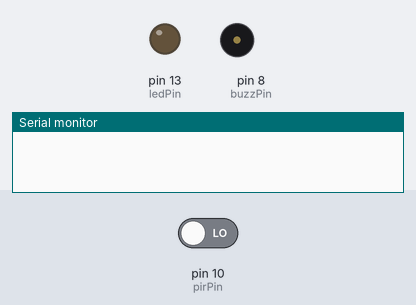
This sketch was run on a simulated Arduino Uno, built with avr-gcc and run on an emulated ATmega328P. Parts: output pins drawn as LEDs (lit = HIGH), buzzer (waves = sounding), the last lines printed to the serial monitor. The test bench sets the inputs (shaded band); at power-on: pin 10 (pirPin) LOW.

Above: at 1.2 s.
1.3 s: pin 10 (pirPin) driven HIGH
At 1.8 s:
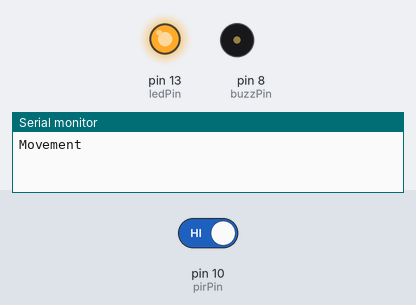
Timing chart, 0 to 4.3 s (numbered marks = the images above; inputs shaded):
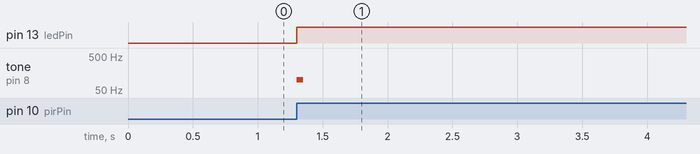

The sketch:

Proximity.ino
```cpp
const byte pirPin = 10;
const byte ledPin = 13; // onboard LED
const byte buzzPin = 8;

void setup() {
  pinMode(pirPin,INPUT_PULLUP);
  pinMode(ledPin,OUTPUT);
  pinMode(buzzPin, OUTPUT);
  Serial.begin(9600);
}

int lastState;

void loop() {
  int state = digitalRead(pirPin);
  digitalWrite(ledPin, state); // LED follows PIR output
  if(state == HIGH && lastState != state){
    Serial.println("Movement");
    tone(buzzPin, 100, 50);
  }
  lastState = state;

  delay(20);
}
```

Measured:
- after the input at 1.3 s, pin 13 (ledPin): LOW → HIGH at once; tone on pin 8 (buzzPin): silent → 100 Hz at once, → silent 0.05 s later
